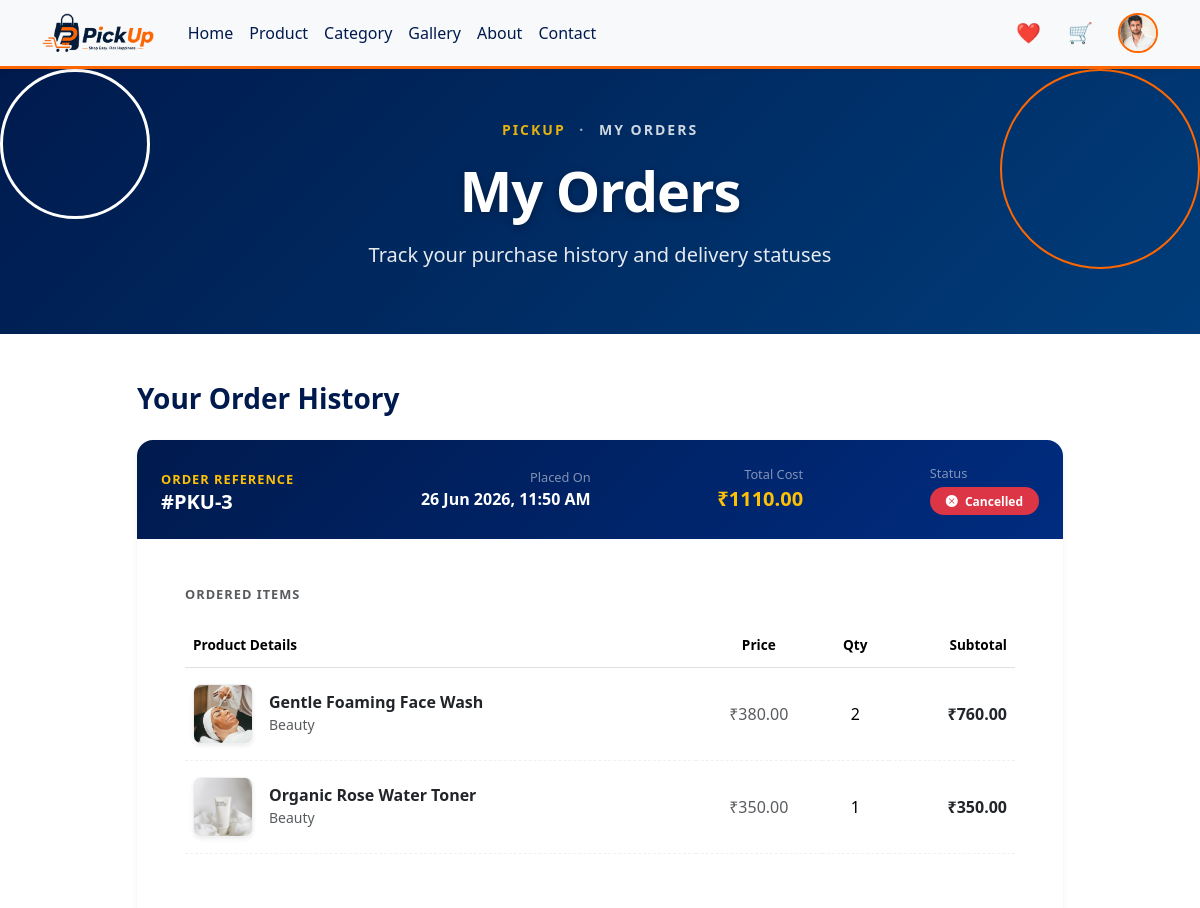
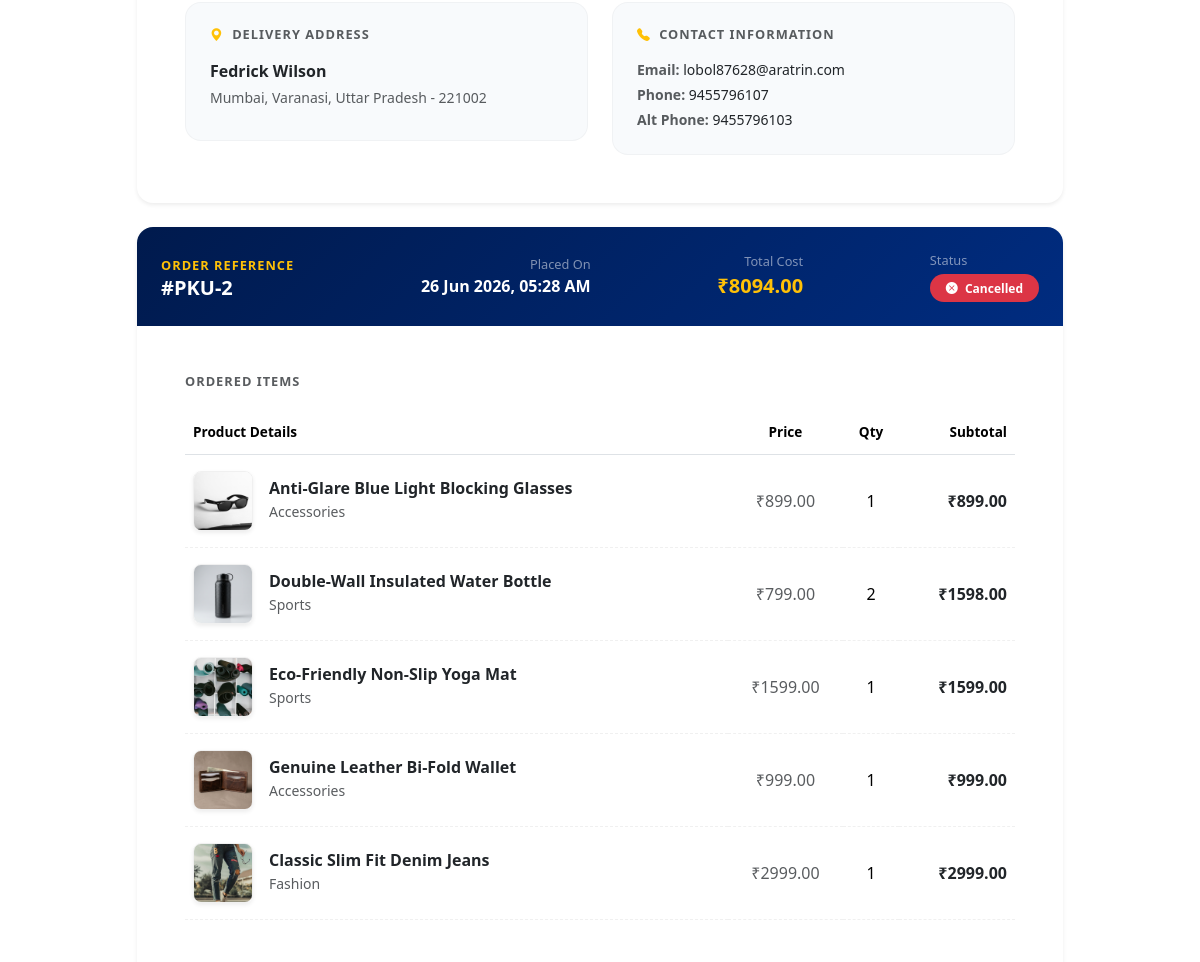
The page /orders/ (signed in, upper part) on the database as committed earlier (2 pictures, top to bottom).
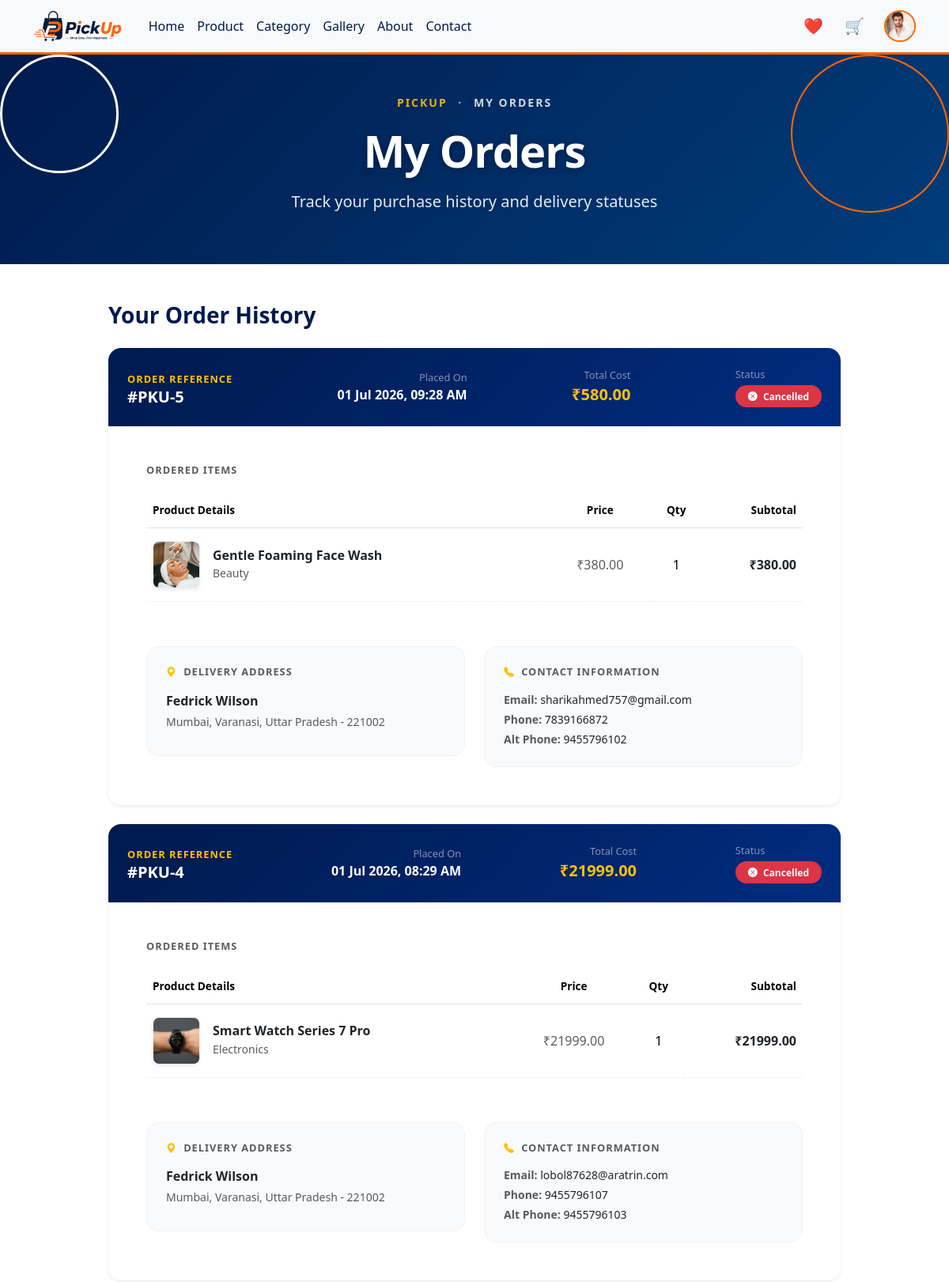
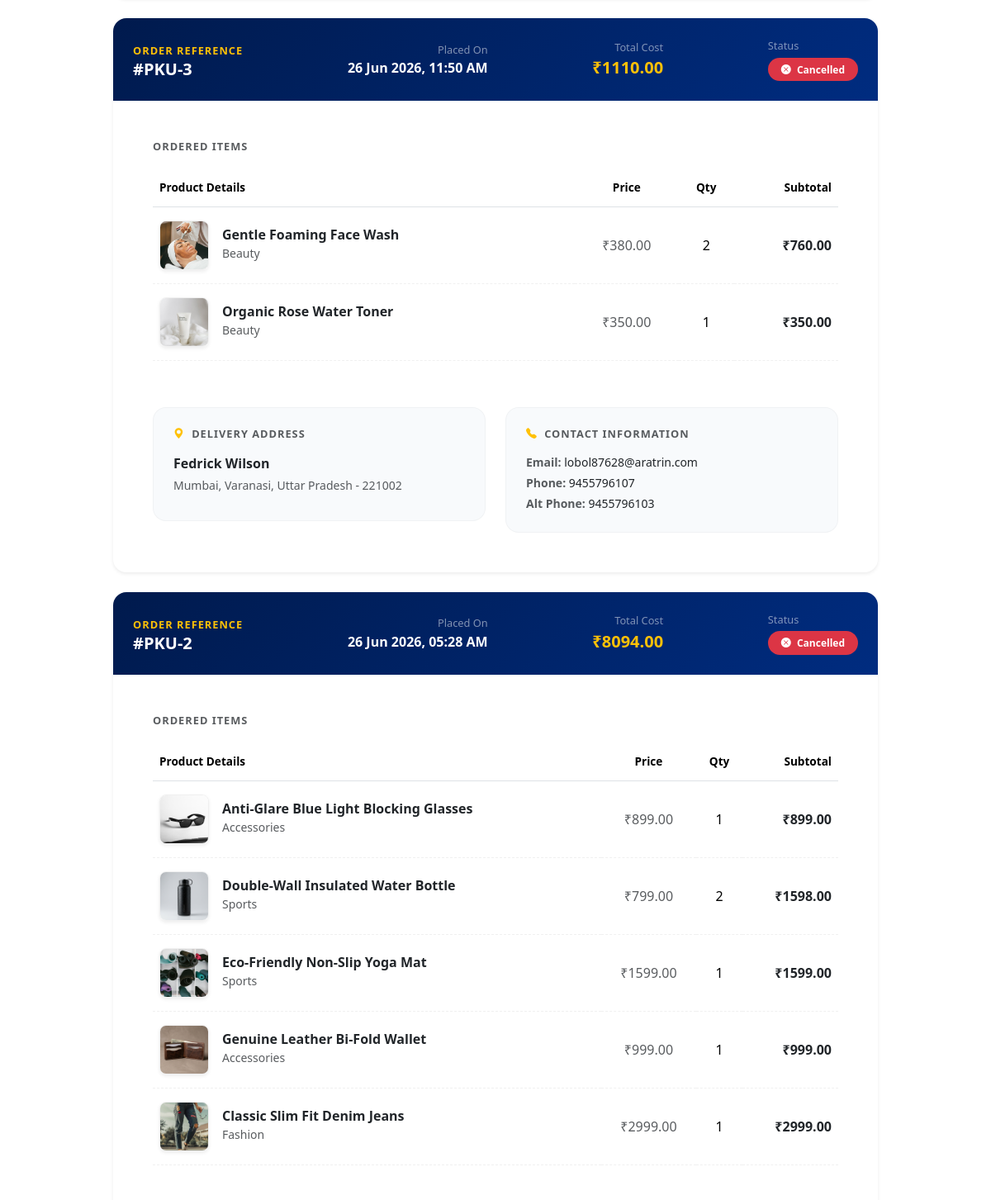
The same page on the database as committed later (2 pictures, top to bottom).
### PickUp/models.py (models this page shows, shortened)
class Order(models.Model):
    STATUS_CHOICES = (
        ('Confirmed', 'Confirmed'),
        ('Shipped', 'Shipped'),
        ('Delivered', 'Delivered'),
        ('Cancelled', 'Cancelled'),
    )
    user = models.ForeignKey(User, on_delete=models.CASCADE, related_name='orders')
    name = models.CharField(max_length=100)
    phone = models.CharField(max_length=15)
    alternate_phone = models.CharField(max_length=15, blank=True, null=True)
    email = models.EmailField()
    address = models.TextField()
    city = models.CharField(max_length=100)
    state = models.CharField(max_length=100)
    pincode = models.CharField(max_length=10)
    total_price = models.DecimalField(max_digits=12, decimal_places=2)
    tracking_number = models.CharField(max_length=50, blank=True, null=True)
    status = models.CharField(max_length=20, choices=STATUS_CHOICES, default='Confirmed')
    created_at = models.DateTimeField(auto_now_add=True)

class OrderItem(models.Model):
    order = models.ForeignKey(Order, on_delete=models.CASCADE, related_name='items')
    product = models.ForeignKey(Product, on_delete=models.CASCADE)
    quantity = models.PositiveIntegerField(default=1)
    price = models.DecimalField(max_digits=12, decimal_places=2)
    def get_subtotal(self):
        return self.price * self.quantity

class Product(models.Model):
    sku = models.CharField(
        max_length=50,
        unique=True,
        blank=True,
        null=True
    )
    name = models.CharField(
        max_length=255,
        unique=True
    )
    slug = models.SlugField(
        unique=True,
        blank=True,
        null=True
    )
    category = models.ForeignKey(
        Category,
        on_delete=models.CASCADE,
        related_name='products'
    )
    description = models.TextField(
        blank=True,
        null=True
    )
    price = models.DecimalField(
        max_digits=10,
        decimal_places=2
    )
    discount_price = models.DecimalField(
        max_digits=10,
        decimal_places=2,
        blank=True,
        null=True
    )
    quantity = models.IntegerField(
        default=0
    )
    image = models.ImageField(
        upload_to='products/',
        blank=True,
        null=True
    )
    is_active = models.BooleanField(
        default=True
    )
    created_at = models.DateTimeField(
        auto_now_add=True
    )
    updated_at = models.DateTimeField(
        auto_now=True
    )
    class Meta:
        verbose_name_plural = "Products"
        ordering = ['-created_at']

class Category(models.Model):
    name = models.CharField(
        max_length=100,
        unique=True
    )
    slug = models.SlugField(
        unique=True,
        blank=True,
        null=True
    )
    description = models.TextField(
        blank=True,
        null=True
    )
    image = models.ImageField(
        upload_to='categories/',
        blank=True,
        null=True
    )
    is_active = models.BooleanField(
        default=True
    )
    created_at = models.DateTimeField(
        auto_now_add=True
    )
    updated_at = models.DateTimeField(
        auto_now=True
    )
    class Meta:
        verbose_name_plural = "Categories"
        ordering = ['name']

### PickUp/views.py (the view)
# urls.py: path('orders/', orders, name='orders'),
@login_required(login_url='login')
def orders(request):
    queryset, active_filters = get_user_orders_queryset(request)
    return render(request, 'orders.html', {
        'orders': queryset,
        'active_filters': active_filters,
    })

### templates/orders.html (shortened to what the changed rows need)
{% extends 'base.html' %}
{% block content %}
{% include 'page_header.html' with page_title='My Orders' page_description='Track your purchase history and delivery statuses' %}
<div class="container py-5">
    {% if orders %}
        <div class="row justify-content-center">
            <div class="col-lg-10">
                {% for order in orders %}
                    <div class="card border-0 shadow-sm mb-4" style="border-radius: 16px; overflow: hidden; background: #ffffff;">
                        <div class="card-header border-0 p-4 d-flex flex-wrap justify-content-between align-items-center gap-3"
                             style="background: linear-gradient(135deg, #001a4d 0%, #002c80 100%); color: white;">
                            <div>
                                <span class="text-uppercase fw-semibold tracking-wider text-warning" style="font-size: 0.8rem; letter-spacing: 1px;">Order Reference</span>
                                <h5 class="mb-0 fw-bold">#PKU-{{ order.id }}</h5>
                            </div>
                            <div class="text-md-end">
                                <span class="d-block text-white-50" style="font-size: 0.8rem;">Placed On</span>
                                <span class="fw-semibold">{{ order.created_at|date:"d M Y, h:i A" }}</span>
                            </div>
                            <div class="text-md-end">
                                <span class="d-block text-white-50" style="font-size: 0.8rem;">Total Cost</span>
                                <span class="fw-bold fs-5 text-warning">₹{{ order.total_price }}</span>
                            </div>
                            <div>
                                <span class="d-block text-white-50 mb-1" style="font-size: 0.8rem;">Status</span>
                                {% if order.status == 'Pending' %}
                                    <span class="badge px-3 py-2 bg-warning text-dark fw-bold" style="border-radius: 20px;">
                                        <i class="bi bi-clock-history me-1"></i> Pending
                                    </span>
                                {% elif order.status == 'Shipped' %}
                                    <span class="badge px-3 py-2 bg-info text-white fw-bold" style="border-radius: 20px;">
                                        <i class="bi bi-truck me-1"></i> Shipped
                                    </span>
                                {% elif order.status == 'Delivered' %}
                                    <span class="badge px-3 py-2 bg-success text-white fw-bold" style="border-radius: 20px;">
                                        <i class="bi bi-check-circle-fill me-1"></i> Delivered
                                    </span>
                                {% else %}
                                    <span class="badge px-3 py-2 bg-danger text-white fw-bold" style="border-radius: 20px;">
                                        <i class="bi bi-x-circle-fill me-1"></i> Cancelled
                                    </span>
                                {% endif %}
                            </div>
                        </div>
                        <div class="card-body p-4 p-md-5">
                            <h6 class="fw-bold mb-4 text-uppercase tracking-wider text-muted" style="font-size: 0.8rem; letter-spacing: 1px;">Ordered Items</h6>
                            <div class="table-responsive mb-4">
                                <table class="table align-middle table-borderless">
                                    <thead>
                                        <tr class="border-bottom text-muted" style="font-size: 0.85rem;">
                                            <th scope="col" style="padding-bottom: 12px;">Product Details</th>
                                            <th scope="col" class="text-center" style="padding-bottom: 12px;">Price</th>
                                            <th scope="col" class="text-center" style="padding-bottom: 12px;">Qty</th>
                                            <th scope="col" class="text-end" style="padding-bottom: 12px;">Subtotal</th>
                                        </tr>
                                    </thead>
                                    <tbody>
                                        {% for item in order.items.all %}
                                            <tr class="border-bottom" style="border-bottom-style: dashed !important; border-bottom-color: rgba(0,0,0,0.06) !important;">
                                                <td class="py-3">
                                                    <div class="d-flex align-items-center">
                                                        {% if item.product.image %}
                                                            <img src="{{ item.product.image.url }}" alt="{{ item.product.name }}" class="rounded-3 shadow-sm me-3" style="width: 60px; height: 60px; object-fit: cover; border: 1px solid rgba(0,0,0,0.06);">
                                                        {% else %}
                                                            <div class="rounded-3 bg-light d-flex align-items-center justify-content-center me-3" style="width: 60px; height: 60px;">
                                                                <i class="bi bi-image text-muted"></i>
                                                            </div>
                                                        {% endif %}
                                                        <div>
                                                            <h6 class="mb-0 fw-semibold text-dark">{{ item.product.name }}</h6>
                                                            <small class="text-muted">{{ item.product.category.name }}</small>
                                                        </div>
                                                    </div>
                                                </td>
                                                <td class="text-center py-3 fw-medium text-muted">₹{{ item.price }}</td>
                                                <td class="text-center py-3 fw-medium">{{ item.quantity }}</td>
                                                <td class="text-end py-3 fw-bold text-dark">₹{{ item.get_subtotal }}</td>
                                            </tr>
                                        {% endfor %}
                                    </tbody>
                                </table>
                            </div>
                            <div class="row g-4 pt-3">
                                <div class="col-md-6">
                                    <div class="p-4 rounded-4" style="background-color: #f8fafc; border: 1px solid rgba(0,0,0,0.03);">
                                        <h6 class="fw-bold mb-3 text-uppercase tracking-wider text-muted" style="font-size: 0.8rem; letter-spacing: 1px;">
                                            <i class="bi bi-geo-alt-fill text-warning me-1"></i> Delivery Address
                                        </h6>
                                        <p class="mb-1 fw-bold text-dark">{{ order.name }}</p>
                                        <p class="mb-2 text-muted small" style="line-height: 1.5;">{{ order.address }}, {{ order.city }}, {{ order.state }} - {{ order.pincode }}</p>
                                    </div>
                                </div>
                                <div class="col-md-6">
                                    <div class="p-4 rounded-4" style="background-color: #f8fafc; border: 1px solid rgba(0,0,0,0.03);">
                                        <h6 class="fw-bold mb-3 text-uppercase tracking-wider text-muted" style="font-size: 0.8rem; letter-spacing: 1px;">
                                            <i class="bi bi-telephone-fill text-warning me-1"></i> Contact Information
                                        </h6>
                                        <p class="mb-1 small"><strong class="text-muted">Email:</strong> {{ order.email }}</p>
                                        <p class="mb-1 small"><strong class="text-muted">Phone:</strong> {{ order.phone }}</p>
                                        {% if order.alternate_phone %}
                                            <p class="mb-0 small"><strong class="text-muted">Alt Phone:</strong> {{ order.alternate_phone }}</p>
                                        {% endif %}
                                    </div>
                                </div>
                            </div>
                        </div>
                    </div>
                {% endfor %}
            </div>
        </div>
    {% endif %}
</div>
{% endblock %}

Rows that differ between the two databases and show on the page:
added Order: id "5", created_at "01 Jul 2026, 09:28 AM", total_price "580.00", status "Cancelled" (drawn), name "Fedrick Wilson", address "Mumbai", city "Varanasi", state "Uttar Pradesh", pincode "221002", email "sharikahmed757@gmail.com", phone "7839166872", alternate_phone "9455796102"
added OrderItem: product.image (picture), product.name "Gentle Foaming Face Wash", product.category.name "Beauty", price "380.00", quantity "1", get_subtotal "380.00", shown under "5"
added Order: id "4", created_at "01 Jul 2026, 08:29 AM", total_price "21999.00", status "Cancelled" (drawn), name "Fedrick Wilson", address "Mumbai", city "Varanasi", state "Uttar Pradesh", pincode "221002", email "lobol87628@aratrin.com", phone "9455796107", alternate_phone "9455796103"
added OrderItem: product.image (picture), product.name "Smart Watch Series 7 Pro", product.category.name "Electronics", price "21999.00", quantity "1", get_subtotal "21999.00", shown under "4"
